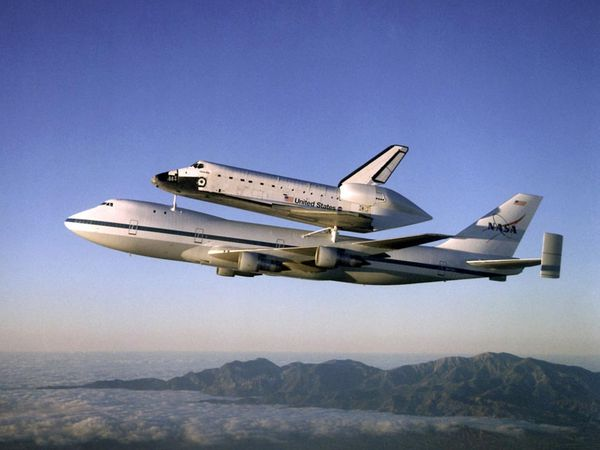
#> input picture 09_transform/shuttle.jpg, 600 x 450 px
$ python test3.py
#> lines starting #> are read from the running program, lines starting #| are printed output that depends on the picture
#!/usr/bin/python3.5
# Created by Eudaemon, All Rights Reserved


import cv2
import numpy as np


# Perspective
img = cv2.imread('shuttle.jpg')
#> img is the input picture: shape (450, 600, 3); mean B, G, R 160, 125.6, 115.2
rows,cols,ch = img.shape
#> rows = 450; cols = 600; ch = 3

pts1 = np.float32([[56,65],[368,52],[28,387],[389,390]])
pts2 = np.float32([[0,0],[300,0],[0,300],[300,300]])

M = cv2.getPerspectiveTransform(pts1,pts2)

dst = cv2.warpPerspective(img,M,(300,300))
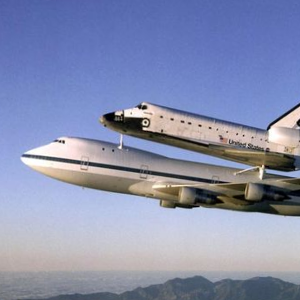
#> dst: shape (300, 300, 3); mean B, G, R 175.8, 143.4, 135.6

cv2.imshow('img',dst)
cv2.waitKey(0)
cv2.destroyAllWindows()
